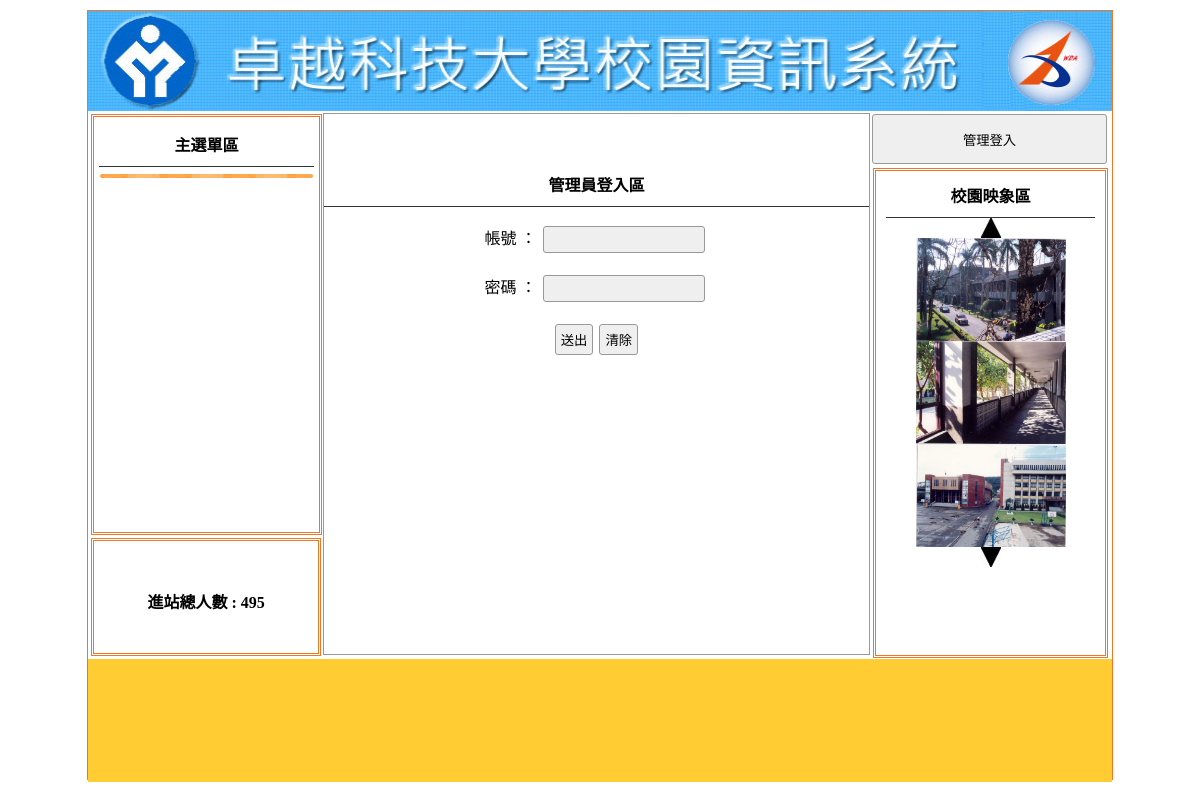
Page /login.php on the earlier database version.
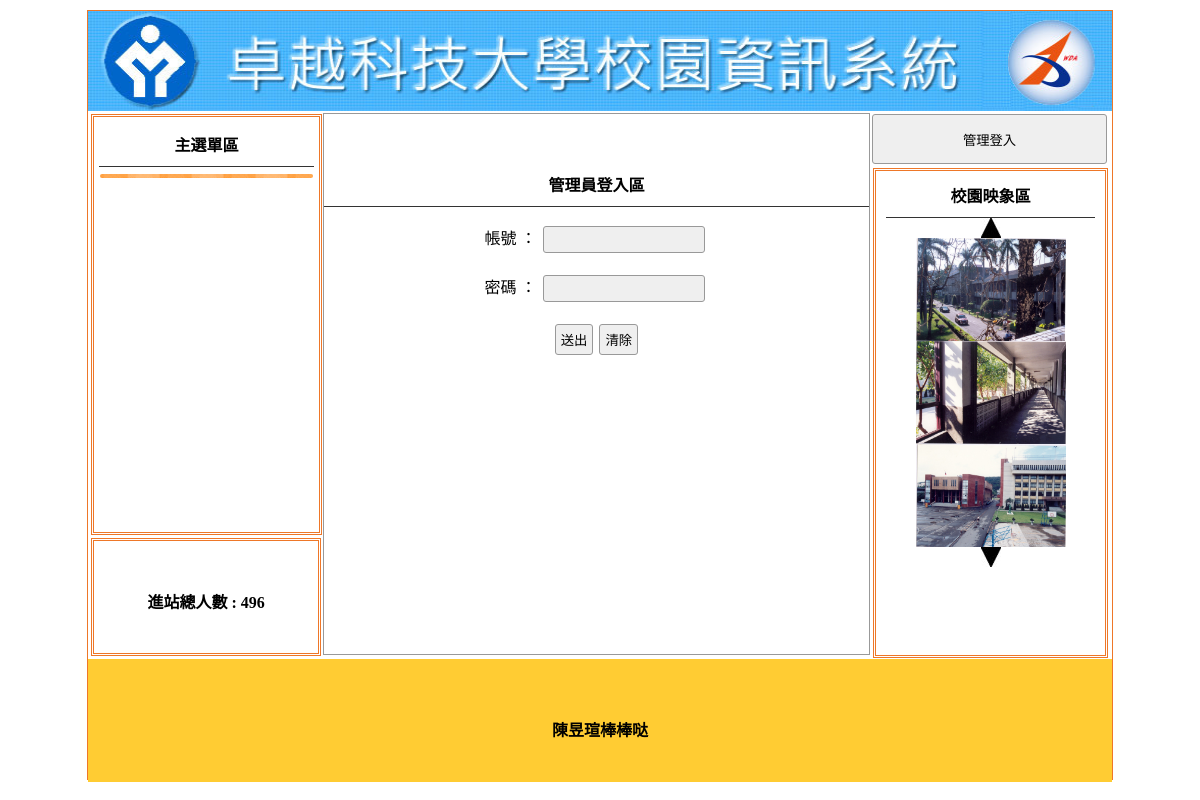
Same page on the later database version.
### tables this page shows
CREATE TABLE `people` (
  `people_seq` int(10) UNSIGNED NOT NULL,
  `people_num` int(10) NOT NULL
);

CREATE TABLE `a_bot` (
  `a_bot_seq` int(5) UNSIGNED NOT NULL,
  `a_bot_txt` text NOT NULL
);

### left.php (the view, shortened to what this page needs)
<?php
$sql = "select * from a_mid where a_mid_display='1';";
$c1  = mysqli_query($link,$sql);
do{
?>
<div class="mainmu">
</div>
<?php }while($c2 = mysqli_fetch_assoc($c1)) ?>

### login.php (shortened to what this page needs)
<!DOCTYPE html PUBLIC "-//W3C//DTD XHTML 1.0 Transitional//EN" "http://www.w3.org/TR/xhtml1/DTD/xhtml1-transitional.dtd">
<html xmlns="http://www.w3.org/1999/xhtml"><head><meta http-equiv="Content-Type" content="text/html; charset=UTF-8">
<?php
include_once("head.php");
?>
<link href="./Administrator Login_files/css.css" rel="stylesheet" type="text/css">
</head>
<body>
	<div id="main">
	<?php include_once("bannerpic.php"); ?>
        	<div id="ms">
             	<div id="lf" style="float:left;">
            		<div id="menuput" class="dbor">
                    	                            <span class="t botli">主選單區</span>
													<?php include_once("left.php"); ?>
                                                </div>
                    <div class="dbor" style="margin:3px; width:95%; height:20%; line-height:100px;">
                    	<span class="t">進站總人數 :
						<?php include_once("people.php"); ?>                       </span>
                    </div>
        		</div>
                <div class="di" style="height:540px; border:#999 1px solid; width:53.2%; margin:2px 0px 0px 0px; float:left; position:relative; left:20px;">
                	                     <marquee scrolldelay="120" direction="left" style="position:absolute; width:100%; height:40px;">
                    	                    </marquee>
                    <div style="height:32px; display:block;"></div>
                                            		<form method="post" action="">
                        	    	<p class="t botli">管理員登入區</p>
                        			<p class="cent">帳號 ： <input name="acc" autofocus="" type="text"></p>
                        	        <p class="cent">密碼 ： <input name="pw" type="password"></p>
                        	        <p class="cent"><input value="送出" type="submit"><input type="reset" value="清除"></p>
                        	    </form>
                        	                </div>
                                 <div class="di di ad" style="height:540px; width:23%; padding:0px; margin-left:22px; float:left; ">
                	<button style="width:100%; margin-left:auto; margin-right:auto; margin-top:2px; height:50px;" onclick="lo(&#39;login.php?do=admin&#39;)">管理登入</button>
                	<div style="width:89%; height:480px;" class="dbor">
					<span class="t botli">校園映象區</span>
						<div align='center'><img src="img/01E01.jpg" onclick="pp(1)"></div>
						<?php include_once("image.php"); ?>
						<div align='center'><img src="img/01E02.jpg" onclick="pp(2)"></div>
                    </div>
                </div>
                            </div>
            	<div style="width:1024px; left:0px; position:relative; background:#FC3; margin-top:4px; height:123px; display:block;">
                	<span class="t" style="line-height:123px;"><?php include_once('bot.php'); ?></span>
                </div>
    </div>
</body></html>

### people.php (shortened to what this page needs)
<?php
if(empty($_SESSION["login"])){
    $sql = "update people set people_num = people_num + 1";
    mysqli_query($link,$sql);
}
$sql = "select * from people" ;
$c1 = mysqli_query($link,$sql);
$c2 = mysqli_fetch_assoc($c1);
echo $c2["people_num"];
?>

### bot.php
<?php
$sql = "select * from a_bot" ;
$c1 = mysqli_query($link,$sql);
$c2 = mysqli_fetch_assoc($c1);
echo $c2["a_bot_txt"];
?>

Differences in the rows shown:
changed people: people_num "495" → "496"
added a_bot: a_bot_txt "陳昱瑄棒棒哒"
